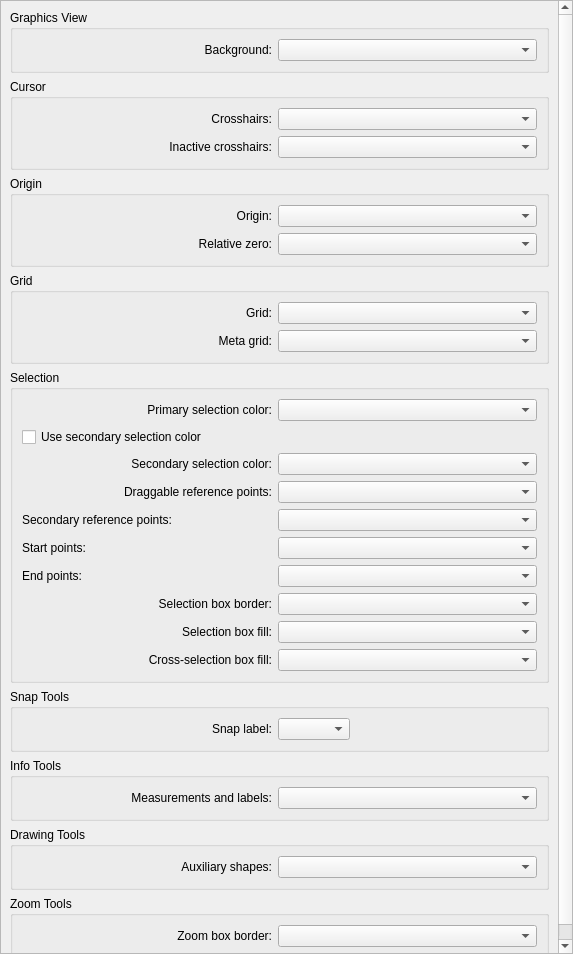
<?xml version="1.0" encoding="UTF-8"?>
<ui version="4.0">
 <class>GraphicsViewColors</class>
 <widget class="QScrollArea" name="GraphicsViewColors">
  <property name="geometry">
   <rect>
    <x>0</x>
    <y>0</y>
    <width>573</width>
    <height>954</height>
   </rect>
  </property>
  <property name="windowTitle">
   <string notr="true"/>
  </property>
  <property name="widgetResizable">
   <bool>true</bool>
  </property>
  <widget class="QWidget" name="scrollAreaWidgetContents">
   <property name="geometry">
    <rect>
     <x>0</x>
     <y>0</y>
     <width>556</width>
     <height>1001</height>
    </rect>
   </property>
   <layout class="QVBoxLayout" name="verticalLayout">
    <item>
     <widget class="QGroupBox" name="groupBox">
      <property name="title">
       <string>Graphics View</string>
      </property>
      <layout class="QFormLayout" name="formLayout_2">
       <item row="0" column="0">
        <widget class="QLabel" name="label">
         <property name="minimumSize">
          <size>
           <width>250</width>
           <height>0</height>
          </size>
         </property>
         <property name="text">
          <string>Background:</string>
         </property>
         <property name="alignment">
          <set>Qt::AlignRight|Qt::AlignTrailing|Qt::AlignVCenter</set>
         </property>
        </widget>
       </item>
       <item row="0" column="1">
        <widget class="RColorCombo" name="BackgroundColor">
         <property name="currentIndex">
          <number>-1</number>
         </property>
         <property name="onlyFixed" stdset="0">
          <bool>true</bool>
         </property>
         <property name="color" stdset="0">
          <color>
           <red>0</red>
           <green>0</green>
           <blue>0</blue>
          </color>
         </property>
         <property name="blackWhite" stdset="0">
          <bool>false</bool>
         </property>
        </widget>
       </item>
      </layout>
     </widget>
    </item>
    <item>
     <widget class="QGroupBox" name="groupBox_2">
      <property name="title">
       <string>Cursor</string>
      </property>
      <layout class="QFormLayout" name="formLayout">
       <item row="0" column="0">
        <widget class="QLabel" name="label_3">
         <property name="sizePolicy">
          <sizepolicy hsizetype="Preferred" vsizetype="Preferred">
           <horstretch>0</horstretch>
           <verstretch>0</verstretch>
          </sizepolicy>
         </property>
         <property name="minimumSize">
          <size>
           <width>250</width>
           <height>0</height>
          </size>
         </property>
         <property name="text">
          <string>Crosshairs:</string>
         </property>
         <property name="alignment">
          <set>Qt::AlignRight|Qt::AlignTrailing|Qt::AlignVCenter</set>
         </property>
        </widget>
       </item>
       <item row="0" column="1">
        <widget class="RColorCombo" name="CrosshairColor">
         <property name="onlyFixed" stdset="0">
          <bool>true</bool>
         </property>
         <property name="showAlphaChannel" stdset="0">
          <bool>true</bool>
         </property>
         <property name="color" stdset="0">
          <color alpha="128">
           <red>255</red>
           <green>194</green>
           <blue>0</blue>
          </color>
         </property>
         <property name="blackWhite" stdset="0">
          <bool>false</bool>
         </property>
        </widget>
       </item>
       <item row="1" column="0">
        <widget class="QLabel" name="label_14">
         <property name="minimumSize">
          <size>
           <width>250</width>
           <height>0</height>
          </size>
         </property>
         <property name="text">
          <string>Inactive crosshairs:</string>
         </property>
         <property name="alignment">
          <set>Qt::AlignRight|Qt::AlignTrailing|Qt::AlignVCenter</set>
         </property>
        </widget>
       </item>
       <item row="1" column="1">
        <widget class="RColorCombo" name="CrosshairColorInactive">
         <property name="onlyFixed" stdset="0">
          <bool>true</bool>
         </property>
         <property name="showAlphaChannel" stdset="0">
          <bool>true</bool>
         </property>
         <property name="color" stdset="0">
          <color alpha="128">
           <red>108</red>
           <green>79</green>
           <blue>0</blue>
          </color>
         </property>
         <property name="blackWhite" stdset="0">
          <bool>false</bool>
         </property>
        </widget>
       </item>
      </layout>
     </widget>
    </item>
    <item>
     <widget class="QGroupBox" name="groupBox_3">
      <property name="title">
       <string>Origin</string>
      </property>
      <layout class="QFormLayout" name="formLayout_3">
       <item row="0" column="0">
        <widget class="QLabel" name="label_2">
         <property name="minimumSize">
          <size>
           <width>250</width>
           <height>0</height>
          </size>
         </property>
         <property name="text">
          <string>Origin:</string>
         </property>
         <property name="alignment">
          <set>Qt::AlignRight|Qt::AlignTrailing|Qt::AlignVCenter</set>
         </property>
        </widget>
       </item>
       <item row="0" column="1">
        <widget class="RColorCombo" name="OriginColor">
         <property name="onlyFixed" stdset="0">
          <bool>true</bool>
         </property>
         <property name="showAlphaChannel" stdset="0">
          <bool>true</bool>
         </property>
         <property name="color" stdset="0">
          <color alpha="192">
           <red>255</red>
           <green>0</green>
           <blue>0</blue>
          </color>
         </property>
         <property name="blackWhite" stdset="0">
          <bool>false</bool>
         </property>
        </widget>
       </item>
       <item row="1" column="0">
        <widget class="QLabel" name="label_11">
         <property name="minimumSize">
          <size>
           <width>250</width>
           <height>0</height>
          </size>
         </property>
         <property name="text">
          <string>Relative zero:</string>
         </property>
         <property name="alignment">
          <set>Qt::AlignRight|Qt::AlignTrailing|Qt::AlignVCenter</set>
         </property>
        </widget>
       </item>
       <item row="1" column="1">
        <widget class="RColorCombo" name="RelativeZeroColor">
         <property name="onlyFixed" stdset="0">
          <bool>true</bool>
         </property>
         <property name="showAlphaChannel" stdset="0">
          <bool>true</bool>
         </property>
         <property name="color" stdset="0">
          <color>
           <red>162</red>
           <green>36</green>
           <blue>36</blue>
          </color>
         </property>
         <property name="blackWhite" stdset="0">
          <bool>false</bool>
         </property>
        </widget>
       </item>
      </layout>
     </widget>
    </item>
    <item>
     <widget class="QGroupBox" name="groupBox_4">
      <property name="title">
       <string>Grid</string>
      </property>
      <layout class="QFormLayout" name="formLayout_4">
       <item row="0" column="0">
        <widget class="QLabel" name="label_4">
         <property name="minimumSize">
          <size>
           <width>250</width>
           <height>0</height>
          </size>
         </property>
         <property name="text">
          <string>Grid:</string>
         </property>
         <property name="alignment">
          <set>Qt::AlignRight|Qt::AlignTrailing|Qt::AlignVCenter</set>
         </property>
        </widget>
       </item>
       <item row="0" column="1">
        <widget class="RColorCombo" name="GridColor">
         <property name="onlyFixed" stdset="0">
          <bool>true</bool>
         </property>
         <property name="showAlphaChannel" stdset="0">
          <bool>true</bool>
         </property>
         <property name="color" stdset="0">
          <color alpha="192">
           <red>192</red>
           <green>192</green>
           <blue>192</blue>
          </color>
         </property>
         <property name="blackWhite" stdset="0">
          <bool>false</bool>
         </property>
        </widget>
       </item>
       <item row="1" column="0">
        <widget class="QLabel" name="label_5">
         <property name="minimumSize">
          <size>
           <width>250</width>
           <height>0</height>
          </size>
         </property>
         <property name="text">
          <string>Meta grid:</string>
         </property>
         <property name="alignment">
          <set>Qt::AlignRight|Qt::AlignTrailing|Qt::AlignVCenter</set>
         </property>
        </widget>
       </item>
       <item row="1" column="1">
        <widget class="RColorCombo" name="MetaGridColor">
         <property name="onlyFixed" stdset="0">
          <bool>true</bool>
         </property>
         <property name="showAlphaChannel" stdset="0">
          <bool>true</bool>
         </property>
         <property name="color" stdset="0">
          <color alpha="64">
           <red>192</red>
           <green>192</green>
           <blue>192</blue>
          </color>
         </property>
         <property name="blackWhite" stdset="0">
          <bool>false</bool>
         </property>
        </widget>
       </item>
      </layout>
     </widget>
    </item>
    <item>
     <widget class="QGroupBox" name="groupBox_5">
      <property name="title">
       <string>Selection</string>
      </property>
      <layout class="QFormLayout" name="formLayout_5">
       <item row="0" column="0">
        <widget class="QLabel" name="label_7">
         <property name="minimumSize">
          <size>
           <width>250</width>
           <height>0</height>
          </size>
         </property>
         <property name="text">
          <string>Primary selection color:</string>
         </property>
         <property name="alignment">
          <set>Qt::AlignRight|Qt::AlignTrailing|Qt::AlignVCenter</set>
         </property>
        </widget>
       </item>
       <item row="0" column="1">
        <widget class="RColorCombo" name="SelectionColor">
         <property name="onlyFixed" stdset="0">
          <bool>true</bool>
         </property>
         <property name="showAlphaChannel" stdset="0">
          <bool>true</bool>
         </property>
         <property name="color" stdset="0">
          <color alpha="128">
           <red>164</red>
           <green>70</green>
           <blue>70</blue>
          </color>
         </property>
         <property name="blackWhite" stdset="0">
          <bool>false</bool>
         </property>
        </widget>
       </item>
       <item row="1" column="0">
        <widget class="QCheckBox" name="UseSecondarySelectionColor">
         <property name="text">
          <string>Use secondary selection color</string>
         </property>
        </widget>
       </item>
       <item row="1" column="1">
        <widget class="QWidget" name="widget" native="true"/>
       </item>
       <item row="2" column="0">
        <widget class="QLabel" name="SecondarySelectionColorLabel">
         <property name="minimumSize">
          <size>
           <width>250</width>
           <height>0</height>
          </size>
         </property>
         <property name="text">
          <string>Secondary selection color:</string>
         </property>
         <property name="alignment">
          <set>Qt::AlignRight|Qt::AlignTrailing|Qt::AlignVCenter</set>
         </property>
        </widget>
       </item>
       <item row="2" column="1">
        <widget class="RColorCombo" name="SecondarySelectionColor">
         <property name="onlyFixed" stdset="0">
          <bool>true</bool>
         </property>
         <property name="showAlphaChannel" stdset="0">
          <bool>true</bool>
         </property>
         <property name="color" stdset="0">
          <color>
           <red>255</red>
           <green>255</green>
           <blue>255</blue>
          </color>
         </property>
         <property name="blackWhite" stdset="0">
          <bool>false</bool>
         </property>
        </widget>
       </item>
       <item row="3" column="0">
        <widget class="QLabel" name="label_13">
         <property name="minimumSize">
          <size>
           <width>250</width>
           <height>0</height>
          </size>
         </property>
         <property name="text">
          <string>Draggable reference points:</string>
         </property>
         <property name="alignment">
          <set>Qt::AlignRight|Qt::AlignTrailing|Qt::AlignVCenter</set>
         </property>
        </widget>
       </item>
       <item row="3" column="1">
        <widget class="RColorCombo" name="ReferencePointColor">
         <property name="onlyFixed" stdset="0">
          <bool>true</bool>
         </property>
         <property name="showAlphaChannel" stdset="0">
          <bool>true</bool>
         </property>
         <property name="color" stdset="0">
          <color>
           <red>0</red>
           <green>0</green>
           <blue>172</blue>
          </color>
         </property>
         <property name="blackWhite" stdset="0">
          <bool>false</bool>
         </property>
        </widget>
       </item>
       <item row="4" column="0">
        <widget class="QLabel" name="label_15">
         <property name="text">
          <string>Secondary reference points:</string>
         </property>
        </widget>
       </item>
       <item row="4" column="1">
        <widget class="RColorCombo" name="SecondaryReferencePointColor">
         <property name="onlyFixed" stdset="0">
          <bool>true</bool>
         </property>
         <property name="showAlphaChannel" stdset="0">
          <bool>true</bool>
         </property>
         <property name="color" stdset="0">
          <color>
           <red>0</red>
           <green>128</green>
           <blue>128</blue>
          </color>
         </property>
         <property name="blackWhite" stdset="0">
          <bool>false</bool>
         </property>
        </widget>
       </item>
       <item row="7" column="0">
        <widget class="QLabel" name="label_8">
         <property name="minimumSize">
          <size>
           <width>250</width>
           <height>0</height>
          </size>
         </property>
         <property name="text">
          <string>Selection box border:</string>
         </property>
         <property name="alignment">
          <set>Qt::AlignRight|Qt::AlignTrailing|Qt::AlignVCenter</set>
         </property>
        </widget>
       </item>
       <item row="7" column="1">
        <widget class="RColorCombo" name="SelectionBoxColor">
         <property name="onlyFixed" stdset="0">
          <bool>true</bool>
         </property>
         <property name="showAlphaChannel" stdset="0">
          <bool>true</bool>
         </property>
         <property name="color" stdset="0">
          <color>
           <red>128</red>
           <green>0</green>
           <blue>0</blue>
          </color>
         </property>
         <property name="blackWhite" stdset="0">
          <bool>false</bool>
         </property>
        </widget>
       </item>
       <item row="8" column="0">
        <widget class="QLabel" name="label_9">
         <property name="minimumSize">
          <size>
           <width>250</width>
           <height>0</height>
          </size>
         </property>
         <property name="text">
          <string>Selection box fill:</string>
         </property>
         <property name="alignment">
          <set>Qt::AlignRight|Qt::AlignTrailing|Qt::AlignVCenter</set>
         </property>
        </widget>
       </item>
       <item row="8" column="1">
        <widget class="RColorCombo" name="SelectionBoxBackgroundColor">
         <property name="onlyFixed" stdset="0">
          <bool>true</bool>
         </property>
         <property name="showAlphaChannel" stdset="0">
          <bool>true</bool>
         </property>
         <property name="color" stdset="0">
          <color alpha="30">
           <red>0</red>
           <green>0</green>
           <blue>255</blue>
          </color>
         </property>
         <property name="blackWhite" stdset="0">
          <bool>false</bool>
         </property>
        </widget>
       </item>
       <item row="9" column="0">
        <widget class="QLabel" name="label_12">
         <property name="minimumSize">
          <size>
           <width>250</width>
           <height>0</height>
          </size>
         </property>
         <property name="text">
          <string>Cross-selection box fill:</string>
         </property>
         <property name="alignment">
          <set>Qt::AlignRight|Qt::AlignTrailing|Qt::AlignVCenter</set>
         </property>
        </widget>
       </item>
       <item row="9" column="1">
        <widget class="RColorCombo" name="SelectionBoxBackgroundCrossColor">
         <property name="onlyFixed" stdset="0">
          <bool>true</bool>
         </property>
         <property name="showAlphaChannel" stdset="0">
          <bool>true</bool>
         </property>
         <property name="color" stdset="0">
          <color alpha="30">
           <red>0</red>
           <green>255</green>
           <blue>0</blue>
          </color>
         </property>
         <property name="blackWhite" stdset="0">
          <bool>false</bool>
         </property>
        </widget>
       </item>
       <item row="5" column="0">
        <widget class="QLabel" name="label_18">
         <property name="text">
          <string>Start points:</string>
         </property>
        </widget>
       </item>
       <item row="6" column="0">
        <widget class="QLabel" name="label_19">
         <property name="text">
          <string>End points:</string>
         </property>
        </widget>
       </item>
       <item row="5" column="1">
        <widget class="RColorCombo" name="StartReferencePointColor">
         <property name="onlyFixed" stdset="0">
          <bool>true</bool>
         </property>
         <property name="showAlphaChannel" stdset="0">
          <bool>true</bool>
         </property>
         <property name="color" stdset="0">
          <color>
           <red>192</red>
           <green>0</green>
           <blue>32</blue>
          </color>
         </property>
         <property name="blackWhite" stdset="0">
          <bool>false</bool>
         </property>
        </widget>
       </item>
       <item row="6" column="1">
        <widget class="RColorCombo" name="EndReferencePointColor">
         <property name="onlyFixed" stdset="0">
          <bool>true</bool>
         </property>
         <property name="showAlphaChannel" stdset="0">
          <bool>true</bool>
         </property>
         <property name="color" stdset="0">
          <color>
           <red>0</red>
           <green>0</green>
           <blue>172</blue>
          </color>
         </property>
         <property name="blackWhite" stdset="0">
          <bool>false</bool>
         </property>
        </widget>
       </item>
      </layout>
     </widget>
    </item>
    <item>
     <widget class="QGroupBox" name="groupBox_6">
      <property name="title">
       <string>Snap Tools</string>
      </property>
      <layout class="QFormLayout" name="formLayout_6">
       <property name="fieldGrowthPolicy">
        <enum>QFormLayout::FieldsStayAtSizeHint</enum>
       </property>
       <item row="0" column="0">
        <widget class="QLabel" name="label_16">
         <property name="minimumSize">
          <size>
           <width>250</width>
           <height>0</height>
          </size>
         </property>
         <property name="text">
          <string>Snap label:</string>
         </property>
         <property name="alignment">
          <set>Qt::AlignRight|Qt::AlignTrailing|Qt::AlignVCenter</set>
         </property>
        </widget>
       </item>
       <item row="0" column="1">
        <widget class="RColorCombo" name="TextLabelColor">
         <property name="onlyFixed" stdset="0">
          <bool>true</bool>
         </property>
         <property name="showAlphaChannel" stdset="0">
          <bool>true</bool>
         </property>
         <property name="color" stdset="0">
          <color>
           <red>249</red>
           <green>198</green>
           <blue>31</blue>
          </color>
         </property>
         <property name="blackWhite" stdset="0">
          <bool>true</bool>
         </property>
        </widget>
       </item>
      </layout>
     </widget>
    </item>
    <item>
     <widget class="QGroupBox" name="groupBox_8">
      <property name="title">
       <string>Info Tools</string>
      </property>
      <layout class="QFormLayout" name="formLayout_7">
       <item row="0" column="0">
        <widget class="QLabel" name="label_17">
         <property name="minimumSize">
          <size>
           <width>250</width>
           <height>0</height>
          </size>
         </property>
         <property name="text">
          <string>Measurements and labels:</string>
         </property>
         <property name="alignment">
          <set>Qt::AlignRight|Qt::AlignTrailing|Qt::AlignVCenter</set>
         </property>
        </widget>
       </item>
       <item row="0" column="1">
        <widget class="RColorCombo" name="MeasurementToolsColor">
         <property name="onlyFixed" stdset="0">
          <bool>true</bool>
         </property>
         <property name="showAlphaChannel" stdset="0">
          <bool>true</bool>
         </property>
         <property name="color" stdset="0">
          <color>
           <red>155</red>
           <green>220</green>
           <blue>112</blue>
          </color>
         </property>
         <property name="blackWhite" stdset="0">
          <bool>true</bool>
         </property>
        </widget>
       </item>
      </layout>
     </widget>
    </item>
    <item>
     <widget class="QGroupBox" name="groupBox_9">
      <property name="title">
       <string>Drawing Tools</string>
      </property>
      <layout class="QFormLayout" name="formLayout_9">
       <item row="0" column="0">
        <widget class="QLabel" name="label_10">
         <property name="minimumSize">
          <size>
           <width>250</width>
           <height>0</height>
          </size>
         </property>
         <property name="text">
          <string>Auxiliary shapes:</string>
         </property>
         <property name="alignment">
          <set>Qt::AlignRight|Qt::AlignTrailing|Qt::AlignVCenter</set>
         </property>
        </widget>
       </item>
       <item row="0" column="1">
        <widget class="RColorCombo" name="AuxShapeColor">
         <property name="onlyFixed" stdset="0">
          <bool>true</bool>
         </property>
         <property name="showAlphaChannel" stdset="0">
          <bool>true</bool>
         </property>
         <property name="color" stdset="0">
          <color>
           <red>121</red>
           <green>118</green>
           <blue>197</blue>
          </color>
         </property>
         <property name="blackWhite" stdset="0">
          <bool>false</bool>
         </property>
        </widget>
       </item>
      </layout>
     </widget>
    </item>
    <item>
     <widget class="QGroupBox" name="groupBox_7">
      <property name="title">
       <string>Zoom Tools</string>
      </property>
      <layout class="QFormLayout" name="formLayout_8">
       <item row="0" column="0">
        <widget class="QLabel" name="label_6">
         <property name="minimumSize">
          <size>
           <width>250</width>
           <height>0</height>
          </size>
         </property>
         <property name="text">
          <string>Zoom box border:</string>
         </property>
         <property name="alignment">
          <set>Qt::AlignRight|Qt::AlignTrailing|Qt::AlignVCenter</set>
         </property>
        </widget>
       </item>
       <item row="0" column="1">
        <widget class="RColorCombo" name="ZoomBoxColor">
         <property name="onlyFixed" stdset="0">
          <bool>true</bool>
         </property>
         <property name="showAlphaChannel" stdset="0">
          <bool>true</bool>
         </property>
         <property name="color" stdset="0">
          <color>
           <red>127</red>
           <green>0</green>
           <blue>0</blue>
          </color>
         </property>
         <property name="blackWhite" stdset="0">
          <bool>false</bool>
         </property>
        </widget>
       </item>
      </layout>
     </widget>
    </item>
    <item>
     <spacer name="verticalSpacer">
      <property name="orientation">
       <enum>Qt::Vertical</enum>
      </property>
      <property name="sizeHint" stdset="0">
       <size>
        <width>20</width>
        <height>40</height>
       </size>
      </property>
     </spacer>
    </item>
   </layout>
  </widget>
 </widget>
 <customwidgets>
  <customwidget>
   <class>RColorCombo</class>
   <extends>QComboBox</extends>
   <header>RColorCombo.h</header>
  </customwidget>
 </customwidgets>
 <resources/>
 <connections>
  <connection>
   <sender>UseSecondarySelectionColor</sender>
   <signal>toggled(bool)</signal>
   <receiver>SecondarySelectionColorLabel</receiver>
   <slot>setEnabled(bool)</slot>
   <hints>
    <hint type="sourcelabel">
     <x>359</x>
     <y>192</y>
    </hint>
    <hint type="destinationlabel">
     <x>350</x>
     <y>218</y>
    </hint>
   </hints>
  </connection>
  <connection>
   <sender>UseSecondarySelectionColor</sender>
   <signal>toggled(bool)</signal>
   <receiver>SecondarySelectionColor</receiver>
   <slot>setEnabled(bool)</slot>
   <hints>
    <hint type="sourcelabel">
     <x>359</x>
     <y>192</y>
    </hint>
    <hint type="destinationlabel">
     <x>459</x>
     <y>222</y>
    </hint>
   </hints>
  </connection>
 </connections>
</ui>
